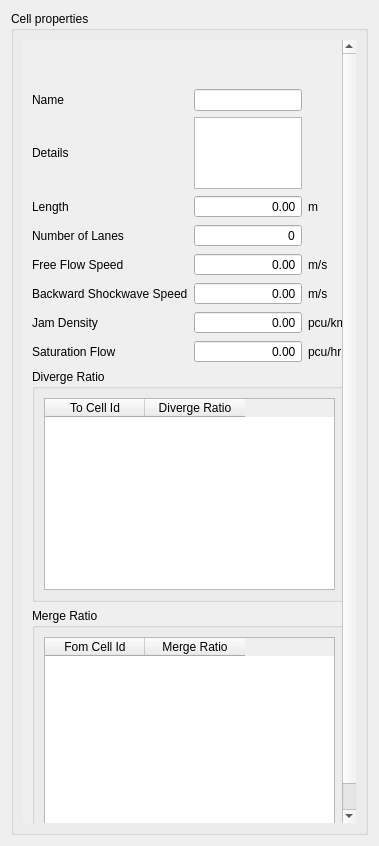
<?xml version="1.0" encoding="UTF-8"?>
<ui version="4.0">
 <class>DCellPanel</class>
 <widget class="QWidget" name="DCellPanel">
  <property name="geometry">
   <rect>
    <x>0</x>
    <y>0</y>
    <width>377</width>
    <height>846</height>
   </rect>
  </property>
  <property name="sizePolicy">
   <sizepolicy hsizetype="Minimum" vsizetype="Preferred">
    <horstretch>0</horstretch>
    <verstretch>0</verstretch>
   </sizepolicy>
  </property>
  <property name="windowTitle">
   <string>Form</string>
  </property>
  <layout class="QVBoxLayout" name="verticalLayout_2">
   <item>
    <widget class="QGroupBox" name="DCell_groupBox1">
     <property name="sizePolicy">
      <sizepolicy hsizetype="Minimum" vsizetype="MinimumExpanding">
       <horstretch>0</horstretch>
       <verstretch>0</verstretch>
      </sizepolicy>
     </property>
     <property name="title">
      <string>Cell properties</string>
     </property>
     <layout class="QVBoxLayout" name="verticalLayout">
      <item>
       <widget class="QScrollArea" name="scrollArea">
        <property name="sizePolicy">
         <sizepolicy hsizetype="Minimum" vsizetype="MinimumExpanding">
          <horstretch>0</horstretch>
          <verstretch>0</verstretch>
         </sizepolicy>
        </property>
        <property name="frameShape">
         <enum>QFrame::NoFrame</enum>
        </property>
        <property name="horizontalScrollBarPolicy">
         <enum>Qt::ScrollBarAlwaysOff</enum>
        </property>
        <property name="widgetResizable">
         <bool>true</bool>
        </property>
        <widget class="QWidget" name="scrollAreaWidgetContents">
         <property name="geometry">
          <rect>
           <x>0</x>
           <y>0</y>
           <width>345</width>
           <height>796</height>
          </rect>
         </property>
         <property name="sizePolicy">
          <sizepolicy hsizetype="Minimum" vsizetype="Preferred">
           <horstretch>0</horstretch>
           <verstretch>0</verstretch>
          </sizepolicy>
         </property>
         <layout class="QVBoxLayout" name="verticalLayout_5">
          <item>
           <widget class="QLabel" name="hint_label">
            <property name="text">
             <string/>
            </property>
           </widget>
          </item>
          <item>
           <layout class="QGridLayout" name="DCell_gridLayout">
            <item row="3" column="0">
             <widget class="QLabel" name="Length_Label">
              <property name="sizePolicy">
               <sizepolicy hsizetype="Minimum" vsizetype="Minimum">
                <horstretch>0</horstretch>
                <verstretch>0</verstretch>
               </sizepolicy>
              </property>
              <property name="text">
               <string>Length</string>
              </property>
             </widget>
            </item>
            <item row="4" column="0">
             <widget class="QLabel" name="NumberOfLane_Label">
              <property name="sizePolicy">
               <sizepolicy hsizetype="Minimum" vsizetype="Minimum">
                <horstretch>0</horstretch>
                <verstretch>0</verstretch>
               </sizepolicy>
              </property>
              <property name="text">
               <string>Number of Lanes</string>
              </property>
             </widget>
            </item>
            <item row="6" column="1">
             <widget class="QDoubleSpinBox" name="BackwardShockwaveSpeed_doubleSpinBox">
              <property name="sizePolicy">
               <sizepolicy hsizetype="Minimum" vsizetype="Minimum">
                <horstretch>0</horstretch>
                <verstretch>0</verstretch>
               </sizepolicy>
              </property>
              <property name="alignment">
               <set>Qt::AlignRight|Qt::AlignTrailing|Qt::AlignVCenter</set>
              </property>
              <property name="buttonSymbols">
               <enum>QAbstractSpinBox::NoButtons</enum>
              </property>
              <property name="suffix">
               <string/>
              </property>
             </widget>
            </item>
            <item row="1" column="1">
             <widget class="QLineEdit" name="Name_LineEdit">
              <property name="sizePolicy">
               <sizepolicy hsizetype="MinimumExpanding" vsizetype="Minimum">
                <horstretch>0</horstretch>
                <verstretch>0</verstretch>
               </sizepolicy>
              </property>
             </widget>
            </item>
            <item row="4" column="1">
             <widget class="QSpinBox" name="NumberOfLane_spinBox">
              <property name="sizePolicy">
               <sizepolicy hsizetype="Minimum" vsizetype="Minimum">
                <horstretch>0</horstretch>
                <verstretch>0</verstretch>
               </sizepolicy>
              </property>
              <property name="alignment">
               <set>Qt::AlignRight|Qt::AlignTrailing|Qt::AlignVCenter</set>
              </property>
              <property name="readOnly">
               <bool>true</bool>
              </property>
              <property name="buttonSymbols">
               <enum>QAbstractSpinBox::NoButtons</enum>
              </property>
             </widget>
            </item>
            <item row="0" column="1">
             <widget class="QLabel" name="CellId_Label">
              <property name="sizePolicy">
               <sizepolicy hsizetype="Minimum" vsizetype="Minimum">
                <horstretch>0</horstretch>
                <verstretch>0</verstretch>
               </sizepolicy>
              </property>
              <property name="text">
               <string/>
              </property>
             </widget>
            </item>
            <item row="6" column="0">
             <widget class="QLabel" name="BackwardShockwaveSpeed_Label">
              <property name="sizePolicy">
               <sizepolicy hsizetype="Minimum" vsizetype="Minimum">
                <horstretch>0</horstretch>
                <verstretch>0</verstretch>
               </sizepolicy>
              </property>
              <property name="text">
               <string>Backward Shockwave Speed</string>
              </property>
             </widget>
            </item>
            <item row="7" column="1">
             <widget class="QDoubleSpinBox" name="JamDensity_doubleSpinBox">
              <property name="sizePolicy">
               <sizepolicy hsizetype="Minimum" vsizetype="Minimum">
                <horstretch>0</horstretch>
                <verstretch>0</verstretch>
               </sizepolicy>
              </property>
              <property name="alignment">
               <set>Qt::AlignRight|Qt::AlignTrailing|Qt::AlignVCenter</set>
              </property>
              <property name="buttonSymbols">
               <enum>QAbstractSpinBox::NoButtons</enum>
              </property>
              <property name="suffix">
               <string/>
              </property>
             </widget>
            </item>
            <item row="5" column="0">
             <widget class="QLabel" name="FreeFlowSpeed_Label">
              <property name="sizePolicy">
               <sizepolicy hsizetype="Minimum" vsizetype="Minimum">
                <horstretch>0</horstretch>
                <verstretch>0</verstretch>
               </sizepolicy>
              </property>
              <property name="text">
               <string>Free Flow Speed</string>
              </property>
             </widget>
            </item>
            <item row="1" column="0">
             <widget class="QLabel" name="NameText_Label">
              <property name="sizePolicy">
               <sizepolicy hsizetype="Minimum" vsizetype="Minimum">
                <horstretch>0</horstretch>
                <verstretch>0</verstretch>
               </sizepolicy>
              </property>
              <property name="text">
               <string>Name</string>
              </property>
             </widget>
            </item>
            <item row="5" column="2">
             <widget class="QLabel" name="unitV_label">
              <property name="sizePolicy">
               <sizepolicy hsizetype="Minimum" vsizetype="Minimum">
                <horstretch>0</horstretch>
                <verstretch>0</verstretch>
               </sizepolicy>
              </property>
              <property name="text">
               <string>m/s</string>
              </property>
             </widget>
            </item>
            <item row="3" column="2">
             <widget class="QLabel" name="unitL_label">
              <property name="sizePolicy">
               <sizepolicy hsizetype="Minimum" vsizetype="Minimum">
                <horstretch>0</horstretch>
                <verstretch>0</verstretch>
               </sizepolicy>
              </property>
              <property name="text">
               <string>m</string>
              </property>
             </widget>
            </item>
            <item row="6" column="2">
             <widget class="QLabel" name="unitW_label">
              <property name="sizePolicy">
               <sizepolicy hsizetype="Minimum" vsizetype="Minimum">
                <horstretch>0</horstretch>
                <verstretch>0</verstretch>
               </sizepolicy>
              </property>
              <property name="text">
               <string>m/s</string>
              </property>
             </widget>
            </item>
            <item row="2" column="0">
             <widget class="QLabel" name="DetailsText_Label">
              <property name="sizePolicy">
               <sizepolicy hsizetype="Minimum" vsizetype="Minimum">
                <horstretch>0</horstretch>
                <verstretch>0</verstretch>
               </sizepolicy>
              </property>
              <property name="text">
               <string>Details</string>
              </property>
             </widget>
            </item>
            <item row="8" column="2">
             <widget class="QLabel" name="unitQ_label">
              <property name="sizePolicy">
               <sizepolicy hsizetype="Minimum" vsizetype="Minimum">
                <horstretch>0</horstretch>
                <verstretch>0</verstretch>
               </sizepolicy>
              </property>
              <property name="text">
               <string>pcu/hr</string>
              </property>
             </widget>
            </item>
            <item row="2" column="1">
             <widget class="QPlainTextEdit" name="Details_PlainTextEdit">
              <property name="enabled">
               <bool>true</bool>
              </property>
              <property name="sizePolicy">
               <sizepolicy hsizetype="Minimum" vsizetype="Minimum">
                <horstretch>0</horstretch>
                <verstretch>0</verstretch>
               </sizepolicy>
              </property>
              <property name="sizeIncrement">
               <size>
                <width>0</width>
                <height>20</height>
               </size>
              </property>
              <property name="baseSize">
               <size>
                <width>0</width>
                <height>60</height>
               </size>
              </property>
              <property name="sizeAdjustPolicy">
               <enum>QAbstractScrollArea::AdjustToContents</enum>
              </property>
             </widget>
            </item>
            <item row="8" column="0">
             <widget class="QLabel" name="SaturationFlow_Label">
              <property name="sizePolicy">
               <sizepolicy hsizetype="Minimum" vsizetype="Minimum">
                <horstretch>0</horstretch>
                <verstretch>0</verstretch>
               </sizepolicy>
              </property>
              <property name="text">
               <string>Saturation Flow</string>
              </property>
             </widget>
            </item>
            <item row="7" column="0">
             <widget class="QLabel" name="JamDensity_Label">
              <property name="sizePolicy">
               <sizepolicy hsizetype="Minimum" vsizetype="Minimum">
                <horstretch>0</horstretch>
                <verstretch>0</verstretch>
               </sizepolicy>
              </property>
              <property name="text">
               <string>Jam Density</string>
              </property>
             </widget>
            </item>
            <item row="7" column="2">
             <widget class="QLabel" name="unitKj_label">
              <property name="sizePolicy">
               <sizepolicy hsizetype="Minimum" vsizetype="Minimum">
                <horstretch>0</horstretch>
                <verstretch>0</verstretch>
               </sizepolicy>
              </property>
              <property name="text">
               <string>pcu/km</string>
              </property>
             </widget>
            </item>
            <item row="0" column="0">
             <widget class="QLabel" name="CellIdText_Label">
              <property name="sizePolicy">
               <sizepolicy hsizetype="Minimum" vsizetype="Minimum">
                <horstretch>0</horstretch>
                <verstretch>0</verstretch>
               </sizepolicy>
              </property>
              <property name="text">
               <string/>
              </property>
             </widget>
            </item>
            <item row="3" column="1">
             <widget class="QDoubleSpinBox" name="Length_doubleSpinBox">
              <property name="sizePolicy">
               <sizepolicy hsizetype="Minimum" vsizetype="Minimum">
                <horstretch>0</horstretch>
                <verstretch>0</verstretch>
               </sizepolicy>
              </property>
              <property name="alignment">
               <set>Qt::AlignRight|Qt::AlignTrailing|Qt::AlignVCenter</set>
              </property>
              <property name="readOnly">
               <bool>true</bool>
              </property>
              <property name="buttonSymbols">
               <enum>QAbstractSpinBox::NoButtons</enum>
              </property>
              <property name="suffix">
               <string/>
              </property>
             </widget>
            </item>
            <item row="8" column="1">
             <widget class="QDoubleSpinBox" name="SaturationFlow_doubleSpinBox">
              <property name="sizePolicy">
               <sizepolicy hsizetype="Minimum" vsizetype="Minimum">
                <horstretch>0</horstretch>
                <verstretch>0</verstretch>
               </sizepolicy>
              </property>
              <property name="alignment">
               <set>Qt::AlignRight|Qt::AlignTrailing|Qt::AlignVCenter</set>
              </property>
              <property name="buttonSymbols">
               <enum>QAbstractSpinBox::NoButtons</enum>
              </property>
              <property name="suffix">
               <string/>
              </property>
             </widget>
            </item>
            <item row="5" column="1">
             <widget class="QDoubleSpinBox" name="FreeFlowSpeedLabel_doubleSpinBox">
              <property name="sizePolicy">
               <sizepolicy hsizetype="Minimum" vsizetype="Minimum">
                <horstretch>0</horstretch>
                <verstretch>0</verstretch>
               </sizepolicy>
              </property>
              <property name="alignment">
               <set>Qt::AlignRight|Qt::AlignTrailing|Qt::AlignVCenter</set>
              </property>
              <property name="readOnly">
               <bool>true</bool>
              </property>
              <property name="buttonSymbols">
               <enum>QAbstractSpinBox::NoButtons</enum>
              </property>
              <property name="suffix">
               <string/>
              </property>
             </widget>
            </item>
           </layout>
          </item>
          <item>
           <widget class="QGroupBox" name="DCell_groupBox2">
            <property name="sizePolicy">
             <sizepolicy hsizetype="Minimum" vsizetype="MinimumExpanding">
              <horstretch>0</horstretch>
              <verstretch>0</verstretch>
             </sizepolicy>
            </property>
            <property name="title">
             <string>Diverge Ratio</string>
            </property>
            <layout class="QVBoxLayout" name="verticalLayout_3">
             <item>
              <widget class="QTableWidget" name="DivergeRatio_tableWidget">
               <property name="sizePolicy">
                <sizepolicy hsizetype="Minimum" vsizetype="Preferred">
                 <horstretch>0</horstretch>
                 <verstretch>0</verstretch>
                </sizepolicy>
               </property>
               <property name="dragDropOverwriteMode">
                <bool>false</bool>
               </property>
               <property name="alternatingRowColors">
                <bool>true</bool>
               </property>
               <property name="selectionMode">
                <enum>QAbstractItemView::SingleSelection</enum>
               </property>
               <property name="selectionBehavior">
                <enum>QAbstractItemView::SelectRows</enum>
               </property>
               <property name="cornerButtonEnabled">
                <bool>false</bool>
               </property>
               <property name="rowCount">
                <number>0</number>
               </property>
               <column>
                <property name="text">
                 <string>To Cell Id</string>
                </property>
               </column>
               <column>
                <property name="text">
                 <string>Diverge Ratio</string>
                </property>
               </column>
              </widget>
             </item>
            </layout>
           </widget>
          </item>
          <item>
           <widget class="QGroupBox" name="DCell_groupBox3">
            <property name="sizePolicy">
             <sizepolicy hsizetype="Minimum" vsizetype="MinimumExpanding">
              <horstretch>0</horstretch>
              <verstretch>0</verstretch>
             </sizepolicy>
            </property>
            <property name="title">
             <string>Merge Ratio</string>
            </property>
            <layout class="QVBoxLayout" name="verticalLayout_4">
             <item>
              <widget class="QTableWidget" name="MergeRatio_tableWidget">
               <property name="sizePolicy">
                <sizepolicy hsizetype="Minimum" vsizetype="Preferred">
                 <horstretch>0</horstretch>
                 <verstretch>0</verstretch>
                </sizepolicy>
               </property>
               <property name="dragDropOverwriteMode">
                <bool>false</bool>
               </property>
               <property name="alternatingRowColors">
                <bool>true</bool>
               </property>
               <property name="selectionMode">
                <enum>QAbstractItemView::SingleSelection</enum>
               </property>
               <property name="selectionBehavior">
                <enum>QAbstractItemView::SelectRows</enum>
               </property>
               <property name="cornerButtonEnabled">
                <bool>false</bool>
               </property>
               <property name="rowCount">
                <number>0</number>
               </property>
               <property name="columnCount">
                <number>2</number>
               </property>
               <column>
                <property name="text">
                 <string>Fom Cell Id</string>
                </property>
               </column>
               <column>
                <property name="text">
                 <string>Merge Ratio</string>
                </property>
               </column>
              </widget>
             </item>
            </layout>
           </widget>
          </item>
          <item>
           <spacer name="verticalSpacer">
            <property name="orientation">
             <enum>Qt::Vertical</enum>
            </property>
            <property name="sizeHint" stdset="0">
             <size>
              <width>0</width>
              <height>0</height>
             </size>
            </property>
           </spacer>
          </item>
         </layout>
        </widget>
       </widget>
      </item>
     </layout>
    </widget>
   </item>
  </layout>
 </widget>
 <tabstops>
  <tabstop>scrollArea</tabstop>
  <tabstop>Name_LineEdit</tabstop>
  <tabstop>Details_PlainTextEdit</tabstop>
  <tabstop>Length_doubleSpinBox</tabstop>
  <tabstop>NumberOfLane_spinBox</tabstop>
  <tabstop>FreeFlowSpeedLabel_doubleSpinBox</tabstop>
  <tabstop>BackwardShockwaveSpeed_doubleSpinBox</tabstop>
  <tabstop>JamDensity_doubleSpinBox</tabstop>
  <tabstop>SaturationFlow_doubleSpinBox</tabstop>
  <tabstop>DivergeRatio_tableWidget</tabstop>
  <tabstop>MergeRatio_tableWidget</tabstop>
 </tabstops>
 <resources/>
 <connections/>
</ui>
